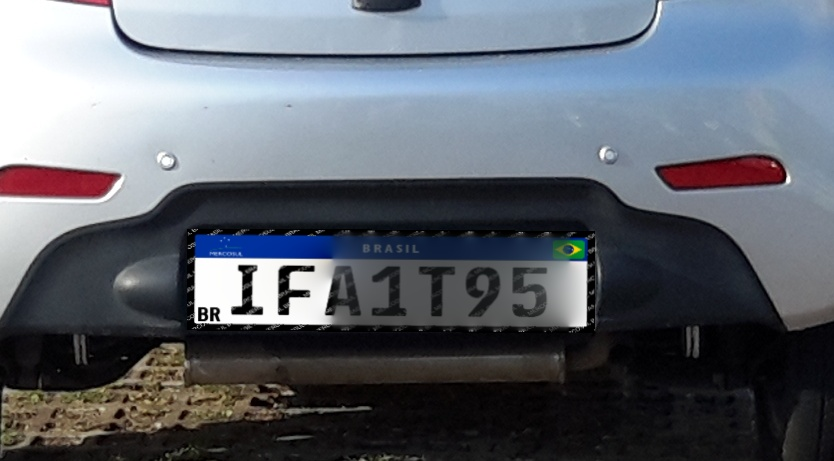
#> input picture placas_exercicio/1.JPG, 834 x 461 px
$ python -i pre_processing.py   (imports and definitions only)
#> lines starting #> are read from the running program, lines starting #| are printed output that depends on the picture; after the words box and inside, x2 and y2 are one past the last pixel; in counts of white or black regions, pixels touching at a corner belong together
#> further down, picture is the input picture: shape (461, 834, 3); mean B, G, R 109.4, 100.6, 95.2
import cv2

# PRÉ-PROCESSAMENTO
def preprocess_for_ocr(image):

    h, w = image.shape[:2]
#> h = 461; w = 834
    scale = 300 / h
#> scale = 0.651

    image = cv2.resize(image,(int(w * scale), 300), interpolation=cv2.INTER_CUBIC
    )

    gray = cv2.cvtColor(image, cv2.COLOR_BGR2GRAY)
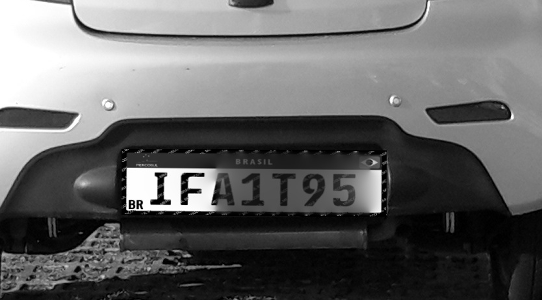
#> gray: shape (300, 542); min 0, max 255, mean 100

    # Usando gaussian blur para suavizar as bordas
    gray = cv2.GaussianBlur(gray, (3, 3), 0)

    # Melhorando o contraste com o CLAHE. Sem isso, as fotos com placa na sombra ou com o farol estourado não passavam na binarização.
    clahe = cv2.createCLAHE(clipLimit=1.5, tileGridSize=(8, 8))

    gray = clahe.apply(gray)
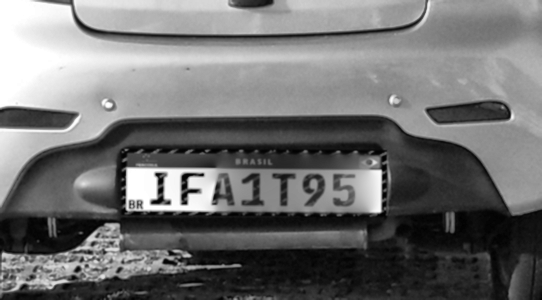
#> gray: shape (300, 542); min 0, max 255, mean 111.5

    # treshold para corte da imagem
    _, binary = cv2.threshold(gray, 0, 255, cv2.THRESH_BINARY_INV + cv2.THRESH_OTSU)
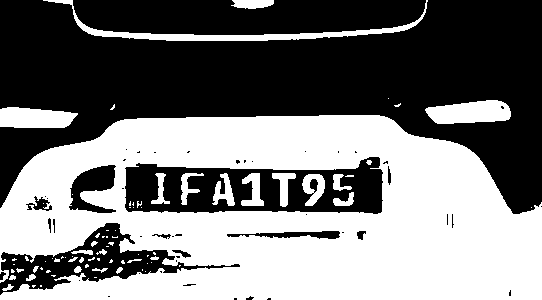
#> binary: shape (300, 542); 47.5% white; 79 white regions (50 under 20 px), largest, box (x1, y1, x2, y2) and area: (0, 115, 542, 300) 68618, (43, 0, 428, 41) 2165, (425, 100, 511, 124) 1564

    kernel = cv2.getStructuringElement(cv2.MORPH_RECT, (2, 2))

    # Suaviza pequenas falhas das letras
    binary = cv2.morphologyEx(binary, cv2.MORPH_CLOSE, kernel, iterations=1)
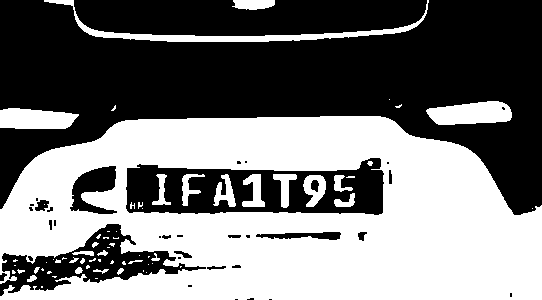
#> binary: shape (300, 542); 47.4% white; 67 white regions (38 under 20 px), largest, box (x1, y1, x2, y2) and area: (0, 116, 542, 300) 68355, (44, 0, 429, 42) 2198, (426, 101, 512, 125) 1564

    # remove ruídos pequenos
    binary = cv2.morphologyEx(binary, cv2.MORPH_OPEN, kernel, iterations=1)
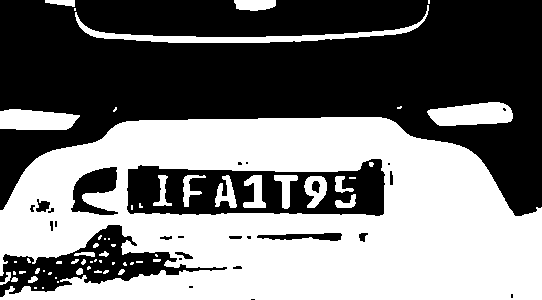
#> binary: shape (300, 542); 47% white; 60 white regions (33 under 20 px), largest, box (x1, y1, x2, y2) and area: (0, 117, 542, 300) 67640, (75, 5, 429, 43) 2065, (427, 102, 513, 126) 1564

    return binary

def detect_plate(image, detector):

    gray = cv2.cvtColor(image, cv2.COLOR_BGR2GRAY)

    plates = detector.detectMultiScale(gray, scaleFactor=1.05, minNeighbors=3, minSize=(50, 15))

    if len(plates) == 0:
        return None

    plates = sorted(plates, key=lambda p: p[2] * p[3], reverse=True)

    return plates[0]

>>> import cv2
>>> picture = cv2.imread('placas_exercicio/1.JPG')
>>> result = preprocess_for_ocr(picture)

$ run again, on placas_exercicio/16.JPG
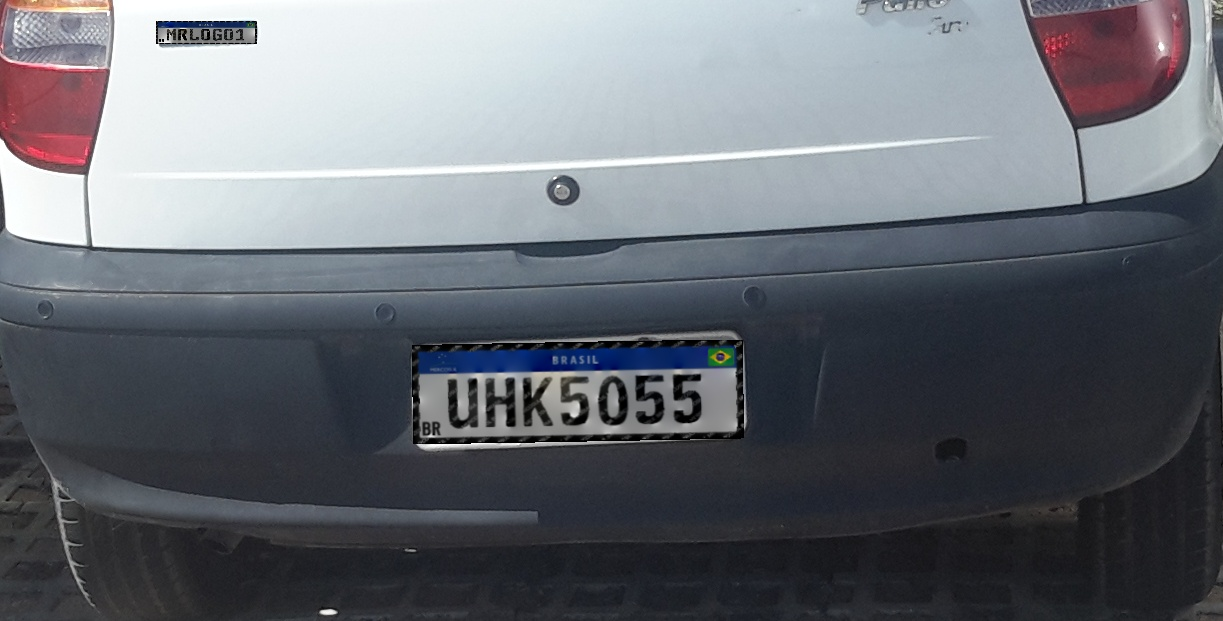
#> input picture placas_exercicio/16.JPG, 1223 x 621 px
#> picture is the input picture: shape (621, 1223, 3); mean B, G, R 114.2, 107.2, 103.4
#> in preprocess_for_ocr, `_, binary = cv2.threshold(gray, 0, 255, cv2.THRESH_BINARY_INV + cv2.TH..`:
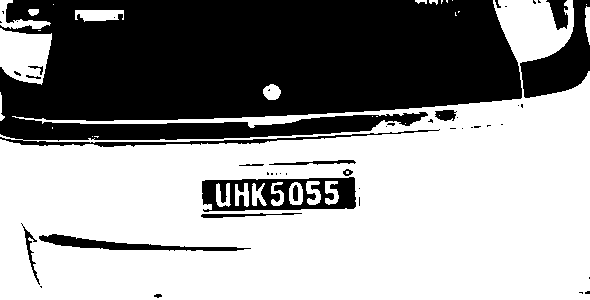
#> binary: shape (300, 590); 59.5% white; 48 black regions (32 under 20 px), largest, box (x1, y1, x2, y2) and area: (0, 0, 522, 147) 62300, (520, 0, 590, 98) 3253, (202, 177, 356, 212) 3178
#> in preprocess_for_ocr, `binary = cv2.morphologyEx(binary, cv2.MORPH_OPEN, kernel, iterations=1)`:
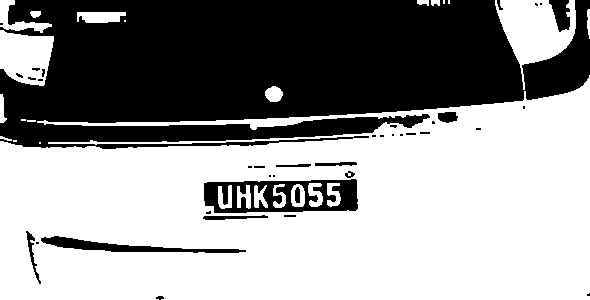
#> binary: shape (300, 590); 59% white; 39 black regions (22 under 20 px), largest, box (x1, y1, x2, y2) and area: (0, 0, 590, 149) 66462, (204, 179, 358, 213) 3160, (41, 236, 246, 253) 1214
